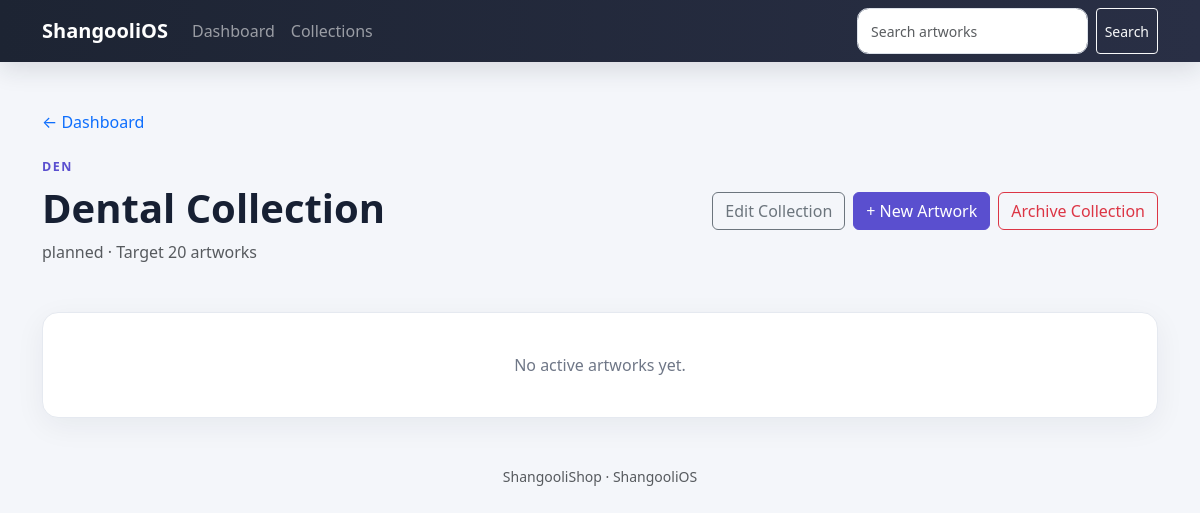
The page /collections/DEN on the database its author committed.
### tables this page shows
CREATE TABLE collections (
    id INTEGER PRIMARY KEY AUTOINCREMENT,
    brand_id INTEGER,
    code TEXT NOT NULL UNIQUE,
    name TEXT NOT NULL UNIQUE,
    collection_type TEXT NOT NULL,
    vertical TEXT NOT NULL,
    target_artwork_count INTEGER,
    status TEXT NOT NULL DEFAULT 'planned',
    notes TEXT,
    created_at TEXT NOT NULL DEFAULT CURRENT_TIMESTAMP,
    updated_at TEXT NOT NULL DEFAULT CURRENT_TIMESTAMP,

    FOREIGN KEY (brand_id)
        REFERENCES brands(id)
);

### web/app.py (the view)
@app.get("/collections/{collection_code}")
def collection_page(request: Request, collection_code: str):
    collection, artworks, archived_artworks = get_collection(collection_code)
    if collection is None:
        raise HTTPException(status_code=404, detail="Collection not found")
    return templates.TemplateResponse(
        request=request,
        name="collection.html",
        context={
            "collection": collection,
            "artworks": artworks,
            "archived_artworks": archived_artworks,
        },
    )

### web/templates/collection.html (shortened to what this page needs)
{% extends "base.html" %}
{% block content %}
<div class="mb-4">
    <a href="/" class="text-decoration-none">← Dashboard</a>
</div>
<div class="page-header mb-5">
    <div>
        <div class="eyebrow">{{ collection["code"] }}</div>
        <h1 class="display-6 fw-bold mb-2">{{ collection["name"] }}</h1>
        <p class="text-muted mb-0">
            {{ collection["status"] }} ·
            Target {{ collection["target_artwork_count"] }} artworks
        </p>
    </div>
    <div class="d-flex flex-wrap gap-2">
        <a
            href="/collections/{{ collection['code'] }}/edit"
            class="btn btn-outline-secondary"
        >
            Edit Collection
        </a>
        {% if collection["status"] != "archived" %}
        <a
            href="/collections/{{ collection['code'] }}/new"
            class="btn btn-primary"
        >
            + New Artwork
        </a>
        {% endif %}
        {% if not artworks and not archived_artworks
              and collection["status"] != "archived" %}
        <form
            method="post"
            action="/collections/{{ collection['code'] }}/archive"
            onsubmit="return confirm('Archive this collection?');"
        >
            <button type="submit" class="btn btn-outline-danger">
                Archive Collection
            </button>
        </form>
        {% endif %}
    </div>
</div>
<div class="row g-4">
    {% for artwork in artworks %}
    {% set completed =
        artwork["original_approved"]
        + artwork["print_master_ready"]
        + artwork["ratio_exports_ready"]
        + artwork["mockups_ready"]
        + artwork["listing_content_ready"]
    %}
    <div class="col-md-6 col-lg-4">
        <a href="/artworks/{{ artwork['artwork_code'] }}" class="card-link">
            <div class="card app-card h-100">
                <div class="card-body">
                    <div class="d-flex justify-content-between mb-3">
                        <span class="code-pill">{{ artwork["artwork_code"] }}</span>
                        <span class="status-pill status-{{ artwork['status'] }}">
                            {{ artwork["status"] }}
                        </span>
                    </div>
                    <h2 class="h5 text-dark mb-2">
                        {{ artwork["public_title"] }}
                    </h2>
                    {% if artwork["working_title"] %}
                    <p class="text-muted mb-2">
                        {{ artwork["working_title"] }}
                    </p>
                    {% endif %}
                    {% if artwork["theme"] %}
                    <p class="text-dark mb-3">{{ artwork["theme"] }}</p>
                    {% endif %}
                    <div class="production-card-footer">
                        <div class="small text-muted mb-2">
                            Production {{ completed }}/5
                        </div>
                        <div class="progress production-progress">
                            <div
                                class="progress-bar"
                                style="width: {{ completed / 5 * 100 }}%"
                            ></div>
                        </div>
                        {% if artwork["orientation"] or artwork["master_ratio"] %}
                        <div class="small text-muted mt-2">
                            {{ artwork["orientation"] or "Orientation not set" }}
                            {% if artwork["master_ratio"] %}
                            · {{ artwork["master_ratio"] }}
                            {% endif %}
                        </div>
                        {% endif %}
                    </div>
                </div>
            </div>
        </a>
    </div>
    {% else %}
    <div class="col-12">
        <div class="empty-state">No active artworks yet.</div>
    </div>
    {% endfor %}
</div>
{% endblock %}

### web/static/style.css (style rules this page uses)
:root { --ink: #172033; --muted: #6f7787; --surface: #ffffff; --page: #f4f6fa; --border: #e5e9f0; --brand: #5a4fcf; --brand-dark: #453bb3; }
body { background: var(--page); color: var(--ink); min-height: 100vh; }
.hero-panel, .page-header { display: flex; justify-content: space-between; align-items: center; gap: 2rem; }
.eyebrow { color: var(--brand); font-size: 0.78rem; font-weight: 800; letter-spacing: 0.12em; margin-bottom: 0.45rem; text-transform: uppercase; }
.metric-card, .app-card, .empty-state { background: var(--surface); border: 1px solid var(--border); border-radius: 1rem; box-shadow: 0 8px 30px rgba(23, 32, 51, 0.06); }
.empty-state { color: var(--muted); padding: 2.5rem; text-align: center; }
.btn-primary { background: var(--brand); border-color: var(--brand); }

### rows shown on the page
collections: code "DEN", name "Dental Collection", status "planned", target_artwork_count "20"
